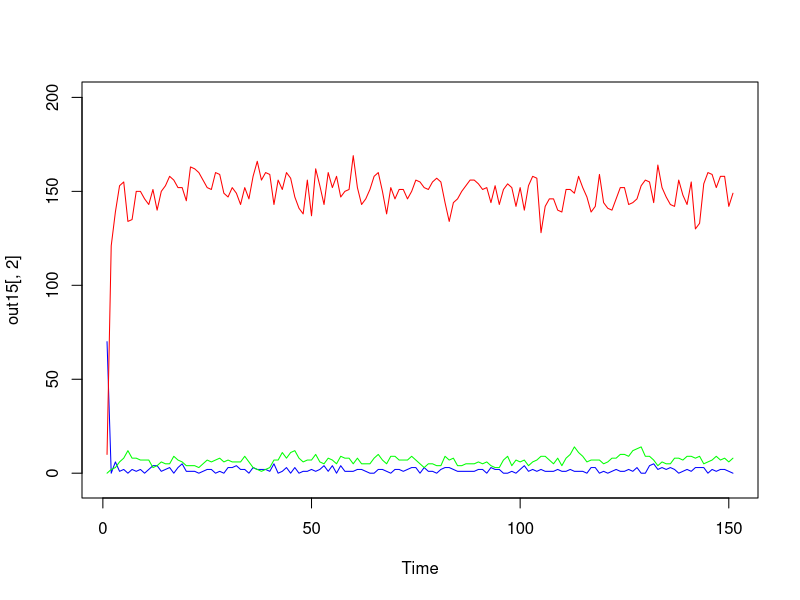
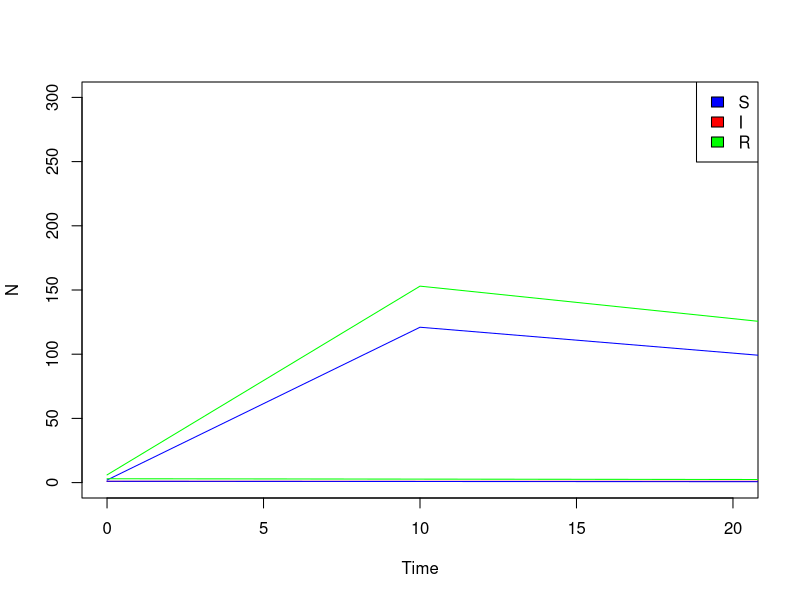

Write the R code that produced these figures, in order. (Note: this script raises an error after producing the figures.)
### gillespie model with stratified variation in beta

pick_individuals <- function(N0, traitmean, traitsd) {
  meanlog <- log(traitmean^2/sqrt(traitsd^2+traitmean^2))
  sdlog <- sqrt(log(traitsd^2/traitmean^2+1))
  return(rlnorm(N0, meanlog=meanlog, sdlog=sdlog))
}


gillespie.SIR.strat.varB <- function(tmax, params, x, seed=floor(runif(1,1,1e5))) {
  set.seed(seed)
  beta = params["beta"]
  alpha = params["alpha"]
  gamma = params["gamma"]
  varB = params["varB"]
  b = params["b"]
  bs = params["bs"]
  d = params["d"]
  ds = params["ds"]
  
  S=x["S"]
  I=x["I"]
  R=x["R"]
  
  ## draw the traits of our infected individuals
  beta_values<-c(.15,.25,.35)
  beta_i<-sample(beta_values,10, replace=TRUE)
  
  
  # start at time 0
  t <- 0 
  
  results <- vector(mode='list', length=100000)
  results[[1]] <- list(t, S, beta_i, R)
  
  ## row counter
  i <- 2
  
  #start algorithm
  while(t < tmax & length(beta_i) > 0){
    irate = beta_i*S
    rrate = gamma*I
    brate <- (b - bs*(S+length(beta_i)+R)) * (S+length(beta_i)+R)
    drateS <-S*(d)
    drateI <-length(beta_i)*(d+alpha)
    drateR <- R*(d)
    
    rates<-c(irate,rrate,brate,drateS,drateI,drateR)  
    
    ## what time does the event happen?
    dt <- rexp(1, rate=sum(rates))
    
    ## update t 
    t <- t + dt
    
    ## "wheel of fortune"
    wheel <- cumsum(rates)/sum(rates)
    
    ## which event happens? Draw a random uniform to determine
    rand <- runif(1)
    
    ## if event==1, infection
    ## if event==2, recovery
    ## if event==3, birth
    ## if event==4, death of S
    ## if event==5, death of I
    ## if event==6, death of R
    event <- 1 + sum(rand > wheel) 
    if (event%in%1:length(beta_i)){### infection event
      S <- S-1
      beta_i <- c(beta_i, sample(beta_values, 1, replace=TRUE))
    }
    
    else if (event==length(beta_i)+1){ ### recover, randomly remove a beta_i
      R <- R+1
      beta_i <- beta_i[-sample(1:length(beta_i),1)]
    }
    else if (event==length(beta_i)+2){ ### birth
      S <- S+1
    }
    else if (event==length(beta_i)+3) { ### death of S
      S <- S-1
    }
    else if (event==length(beta_i)+4) {### death of I
      beta_i <- beta_i[-sample(1:length(beta_i),1)]
    }
    else    {   ### death of R
      R <- R-1 
    }
    
    results[[i]] <- list(t, S, beta_i, R)
    i <- i +1
    
  }  
  results <- results[1:(i-1)]
  ## simplify what you're storing so R doesn't crash because the datafiles are too big
  results <- data.frame(time=sapply(results, function(r) r[[1]]),
                        S=sapply(results, function(r) r[[2]]), 
                        I=sapply(results, function(r) length(r[[3]])),
                        R=sapply(results, function(r) r[[4]]))
  ## only keep the state of the system at times 0, 0.1, 0.2, ..., tmax-0.2, tmax-0.1, tmax
  results <- results[sapply(seq(0,tmax,1), function(t) min(which(results$time >= t))),]
  ## these two steps reduce the size of 'results' ~1000-fold
  
  return(results)
}



## output

x = c(S=70, I=10, R=0)
tmax <- 150
params4 = c(beta=.7, alpha=.01, gamma=.3, varB=1e-3, b=2, d=0.4, bs=0.01, ds=0.01)

out15 <- gillespie.SIR.strat.varB(tmax, params4, x)

plot.ts(out15[,2], col="blue", ylim=c(-5, 200))
lines(out15[,3], col="red")
lines(out15[,4], col="green")

## plot S, I, R
plot(unlist(lapply(out15, function(y) y[[1]])), unlist(lapply(out15, function(y) length(y[[3]]))), col="red",
     type='l',lwd=1,xlab='Time', ylab="N", ylim=c(0,300), xlim=c(0,20)) #main="beta=0.1, alpha=0.1, gamma=0.5,varB=1e-3, b=2.5, d=0.4")
# plot number of susceptible
lines(unlist(lapply(out15, function(y) y[[1]])), unlist(lapply(out15, function(y) y[[2]])),col="blue", 
      type='l',lwd=1, xlab="Time", ylab="Number susceptible")
# plot number of recovered
lines(unlist(lapply(out15, function(y) y[[1]])), unlist(lapply(out15, function(y) y[[4]])), col="green",
      type='l',lwd=1, xlab="Time", ylab="Number recovered")
legend("topright",legend=c("S","I","R"),fill=c("blue","red","green"))


# multiple runs

seeds <- floor(runif(20,1,1e5)) # set seeds
library(parallel)
detectCores() # detect how many cores there are
mclapply(seeds,
         function(s) gillespie.SIR3(tmax, params4, x, s),
         mc.cores=4) -> out

## Compute number of individuals at times 0, 1, 2, ... 400
timeSeq <- 0:400
storeMatrix <- array(NA, dim=c(length(timeSeq),length(out)))
for (j in 1:length(out)) {
  o <- out[[j]]
  recordTimes <- lapply(o, function(o2) o2[[1]]) %>% unlist
  storeVector <- rep(0, length=length(timeSeq))
  listInds <- sapply(timeSeq, function(t) which(recordTimes >= t) %>% min)
  if (any(is.infinite(listInds)))
    listInds <- listInds[-which(is.infinite(listInds))] 
  storeVector[1:length(listInds)] <- sapply(listInds, function(i) mean(o[[i]][[3]])) ## number of infecteds
  storeMatrix[,j] <- storeVector
}

plot.new()
plot.window(xlim=c(0,400), ylim=c(0,2.3))
axis(1);axis(2);box('plot')
for (i in 1:ncol(storeMatrix)) lines(0:400, storeMatrix[,i], col=gray(0.4))
lines(0:400, apply(storeMatrix, 1, mean), col=2, lwd=2)

lapply(out, function(o) lapply(o, function(o2) o2[[1]]) %>% unlist)


#### output
plot(unlist(lapply(out11, function(y) y[[1]])), unlist(lapply(out11, function(y) length(y[[3]]))), col="red",
     type='l',lwd=1,xlab='Time', ylab="N", ylim=c(-5,100), xlim=c(0,400)) #main="beta=0.1, alpha=0.1, gamma=0.5,varB=1e-3, b=2.5, d=0.4")
# plot number of susceptible
lines(unlist(lapply(out11, function(y) y[[1]])), unlist(lapply(out11, function(y) y[[2]])),col="blue", 
      type='l',lwd=1, xlab="Time", ylab="Number susceptible")
# plot number of recovered
lines(unlist(lapply(out11, function(y) y[[1]])), unlist(lapply(out11, function(y) y[[4]])), col="green",
      type='l',lwd=1, xlab="Time", ylab="Number recovered")
legend("topright",legend=c("S","I","R"),fill=c("blue","red","green"))

